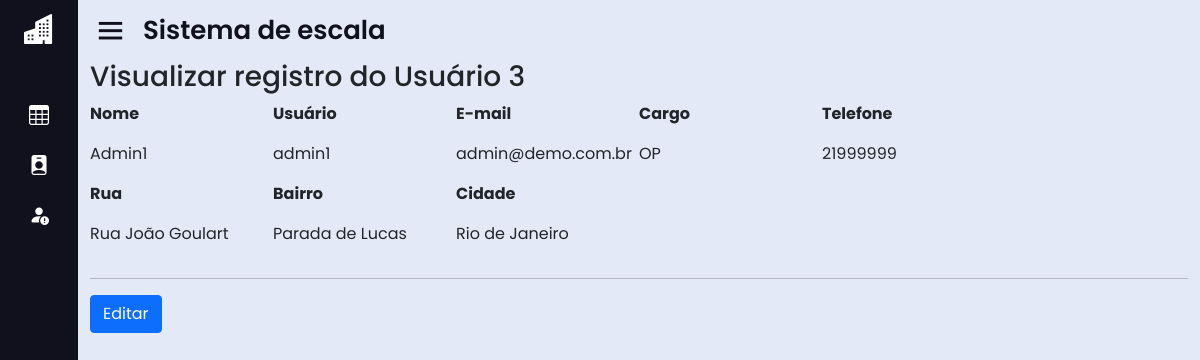
The page /home.php?page=perfil_func&msg=2 (signed in) on the database as committed earlier.
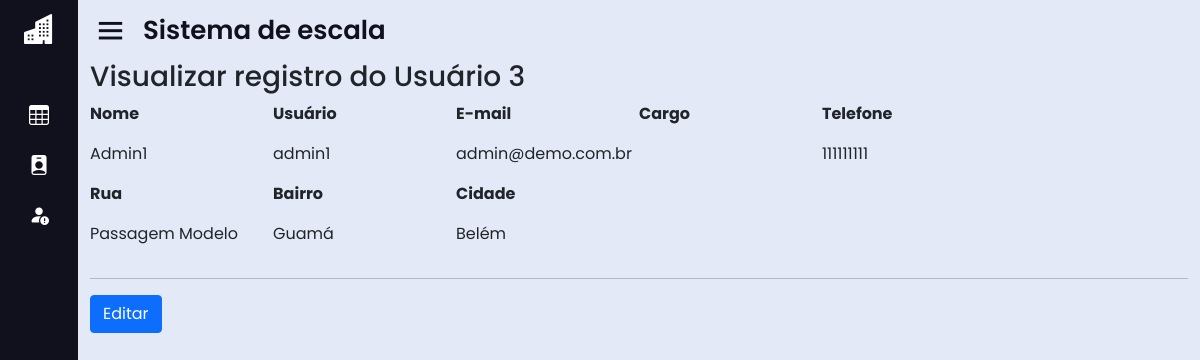
The same page on the database as committed later.
### tables this page shows
CREATE TABLE IF NOT EXISTS `usuarios` (
  `id` int(11) unsigned NOT NULL AUTO_INCREMENT,
  `nome` varchar(50) NOT NULL,
  `usuario` varchar(25) NOT NULL,
  `senha` varchar(40) NOT NULL,
  `email` varchar(100) NOT NULL,
  `nivel` int(1) unsigned NOT NULL DEFAULT 1,
  `ativo` tinyint(1) NOT NULL DEFAULT 1,
  `dt_cadastro` datetime NOT NULL,
  PRIMARY KEY (`id`),
  UNIQUE KEY `usuario` (`usuario`),
  KEY `nivel` (`nivel`)
);

CREATE TABLE IF NOT EXISTS `funcionario` (
  `id_func` int(11) NOT NULL AUTO_INCREMENT,
  `nome_func` varchar(50) NOT NULL,
  `cargo_func` varchar(50) NOT NULL,
  `telefone_func` varchar(50) NOT NULL,
  `sexo_func` varchar(50) NOT NULL,
  `email_func` varchar(50) NOT NULL,
  `id_st` int(11) DEFAULT NULL,
  PRIMARY KEY (`id_func`) USING BTREE,
  KEY `FK_funcionario_setor` (`id_st`),
  CONSTRAINT `FK_funcionario_setor` FOREIGN KEY (`id_st`) REFERENCES `setor` (`id_st`) ON DELETE CASCADE ON UPDATE CASCADE
);

CREATE TABLE IF NOT EXISTS `endereco` (
  `id_end` int(11) NOT NULL AUTO_INCREMENT,
  `rua_end` varchar(50) DEFAULT NULL,
  `compl_end` varchar(50) DEFAULT NULL,
  `cep_end` varchar(50) DEFAULT NULL,
  `bairro_end` varchar(50) DEFAULT NULL,
  `cidade_end` varchar(50) DEFAULT NULL,
  `estado_end` varchar(50) DEFAULT NULL,
  `id_func` int(11) DEFAULT NULL,
  PRIMARY KEY (`id_end`) USING BTREE,
  KEY `endereco_ibfk_1` (`id_func`) USING BTREE,
  CONSTRAINT `endereco_ibfk_1` FOREIGN KEY (`id_func`) REFERENCES `funcionario` (`id_func`) ON DELETE CASCADE ON UPDATE CASCADE
);

### sis/funcionario_perfil/perfil_func.php (the view, shortened to what this page needs)
<?php
$id = (int) $_SESSION['UsuarioID'];
$con = mysqli_connect('localhost', 'root', '', 'sisescala');
$sql = mysqli_query($con, "SELECT * FROM usuarios, funcionario, endereco WHERE id = $id");
$row = mysqli_fetch_array($sql);
?>
<div id="main" class="container-fluid">
    <h3 class="page-header">Visualizar registro do Usuário <?php echo $id; ?> </h3>
    <div class="row">
        <div class="col-md-2">
            <p><strong>Nome</strong></p>
            <p><?php echo $row['nome']; ?></p>
        </div>
        <div class="col-md-2">
            <p><strong>Usuário</strong></p>
            <p><?php echo $row['usuario']; ?></p>
        </div>
        <div class="col-md-2">
            <p><strong>E-mail</strong></p>
            <p><?php echo $row['email']; ?></p>
        </div>
        <div class="col-md-2">
			<p><strong>Cargo</strong></p>
			<p><?php echo $row['cargo_func']; ?></p>
		</div>
		<div class="col-md-2">
			<p><strong>Telefone</strong></p>
			<p><?php echo $row['telefone_func'];?></p>
		</div>
    </div>
    <div class="row">
		<div class="col-md-2">
			<p><strong>Rua</strong></p>
			<p><?php echo $row['rua_end'];?></p>
		</div>
		<div class="col-md-2">
			<p><strong>Bairro</strong></p>
			<p><?php echo $row['bairro_end'];?></p>
		</div>
		<div class="col-md-2">
			<p><strong>Cidade</strong></p>
			<p><?php echo $row['cidade_end'];?></p>
		</div>
	</div>
    <hr/>
    <div id="actions" class="row">
        <div class="col-md-12">
            <?php echo "<a href=?page=fedita_usu2&id=".$row['id']." class='btn btn-primary'>Editar</a>"; ?>
        </div>
    </div>
</div>

Rows that differ between the two databases and show on the page:
shown differently, row unchanged: usuarios "Admin1": funcionario.cargo_func "OP" → (not shown)
added funcionario: telefone_func "111111111"
added endereco: rua_end "Passagem Modelo", bairro_end "Guamá", cidade_end "Belém"
Other text that changed with them:
$row['telefone_func']: "21999999" → "111111111"
$row['rua_end']: "Rua João Goulart" → "Passagem Modelo"
$row['bairro_end']: "Parada de Lucas" → "Guamá"
$row['cidade_end']: "Rio de Janeiro" → "Belém"
